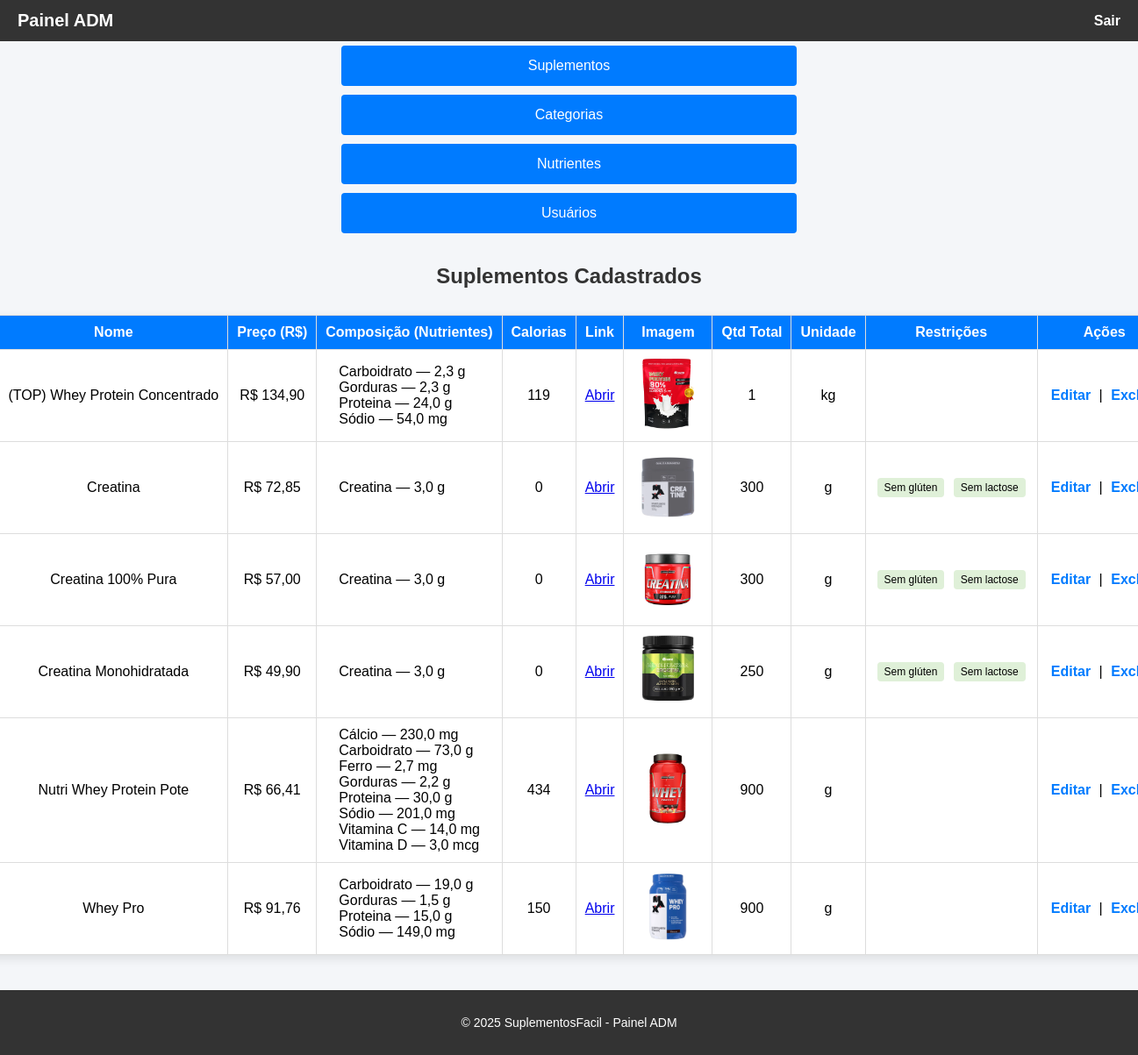
The page /index.php?controller=suplemento&action=listar (signed in) on the database its author committed.
### tables this page shows
CREATE TABLE `suplemento` (
  `id` int(11) NOT NULL,
  `nome` varchar(150) NOT NULL,
  `marca` varchar(120) DEFAULT NULL,
  `categoria_id` int(11) NOT NULL,
  `forma_apresentacao` varchar(50) NOT NULL,
  `quantidade_por_porcao` varchar(80) DEFAULT NULL,
  `quantidade_total` varchar(80) DEFAULT NULL,
  `calorias` varchar(60) DEFAULT NULL,
  `sabor` varchar(80) DEFAULT NULL,
  `preco` decimal(10,2) DEFAULT 0.00,
  `img` varchar(255) DEFAULT NULL,
  `link` varchar(255) DEFAULT NULL,
  `vegano` tinyint(1) NOT NULL DEFAULT 0,
  `gluten` tinyint(1) NOT NULL DEFAULT 0,
  `lactose` tinyint(1) NOT NULL DEFAULT 0,
  `quantidade_por_porcao_UM` varchar(7) NOT NULL,
  `quantidade_total_UM` varchar(7) NOT NULL
);

CREATE TABLE `suplemento_nutriente` (
  `suplemento_id` int(11) NOT NULL,
  `nutriente_id` int(11) NOT NULL,
  `unidade_medida` varchar(30) DEFAULT NULL,
  `quantidade` decimal(10,3) DEFAULT NULL
);

CREATE TABLE `nutriente` (
  `id` int(11) NOT NULL,
  `nome` varchar(150) NOT NULL,
  `tipo` varchar(100) DEFAULT NULL
);

### app/controllers/SuplementoController.php (called while the page is built, shortened)
<?php
require_once __DIR__ . '/../dao/SuplementoDAO.php';
require_once __DIR__ . '/../models/Suplemento.php';
require_once __DIR__ . '/../dao/SuplementoNutrienteDAO.php';
class SuplementoController
{
    private $dao;
    public function __construct()
    {
        $this->dao = new SuplementoDAO();
    }
    public function listar()
    {
        $lista = $this->dao->listarTodos();
        $snController = new SuplementosNutrientesController();
        foreach ($lista as $s) {
            $s->setNutrientes($snController->listarPorSuplemento($s->getId()));
        }
        require 'app/views/suplementos/listar.php';
    }
}

### config/banco.php (called while the page is built)
<?php
function getConnection() {
    try {
        $conexao = new PDO("mysql:host=localhost;dbname=suplementosfacil", "root", "");
        $conexao->setAttribute(PDO::ATTR_ERRMODE, PDO::ERRMODE_EXCEPTION);
        return $conexao;
    } catch (PDOException $e) {
        die("Erro: " . $e->getMessage());
    }
}
?>

### app/dao/SuplementoDAO.php (called while the page is built, shortened)
<?php
require_once __DIR__ . '/../../config/banco.php';
require_once __DIR__ . '/../models/Suplemento.php';
require_once __DIR__ . '/SuplementoNutrienteDAO.php';
class SuplementoDAO
{
    private $conexao;
    public function __construct()
    {
        $this->conexao = getConnection();
    }
    public function listarTodos(): array
    {
        $sql = "SELECT * FROM suplemento ORDER BY nome ASC";
        $stmt = $this->conexao->query($sql);
        $lista = [];
        while ($row = $stmt->fetch(PDO::FETCH_ASSOC)) {
            $s = new Suplemento();
            $s->setId((int)$row['id']);
            $s->setNome($row['nome']);
            $s->setQuantidadeTotal($row['quantidade_total']);
            $s->setQuantidadeTotalUM($row['quantidade_total_UM']);
            $s->setQuantidadePorPorcao($row['quantidade_por_porcao']);
            $s->setQuantidadePorPorcaoUM($row['quantidade_por_porcao_UM']);
            $s->setCalorias($row['calorias']);
            $s->setSabor($row['sabor']);
            $s->setCategoriaId((int)$row['categoria_id']);
            $s->setFormaApresentacao($row['forma_apresentacao']);
            $s->setPreco((float)$row['preco']);
            $s->setImg($row['img']);
            $s->setMarca($row['marca']);
            $s->setLink($row['link']);
            $s->setVegano((bool)$row['vegano']);
            $s->setGluten((bool)$row['gluten']);
            $s->setLactose((bool)$row['lactose']);
            $lista[] = $s;
        }
        return $lista;
    }
}

### app/models/Suplemento.php (called while the page is built, shortened)
<?php
class Suplemento
{
    private int $id;
    private string $nome;
    private int $quantidadeTotal;
    private string $quantidadeTotalUM;
    private String $calorias;
    private float $preco;
    private ?string $img;
    private ?string $link = null;
    private bool $gluten = false;
    private bool $lactose = false;
    private $nutrientes = [];
    public function setNutrientes(array $nutrientes) {
        $this->nutrientes = $nutrientes;
    }
    public function getNutrientes(): array {
        return $this->nutrientes;
    }
    public function getId()
    {
        return $this->id;
    }
    public function setId(int $id)
    {
        $this->id = $id;
    }
    public function getNome()
    {
        return $this->nome;
    }
    public function setNome(string $nome)
    {
        $this->nome = $nome;
    }
    public function getquantidadeTotal()
    {
        return $this->quantidadeTotal;
    }
    public function setquantidadeTotal(int $qtd)
    {
        $this->quantidadeTotal = $qtd;
    }
    public function getquantidadeTotalUM()
    {
        return $this->quantidadeTotalUM;
    }
    public function setquantidadeTotalUM(string $um)
    {
        $this->quantidadeTotalUM = $um;
    }
    public function getcalorias()
    {
        return $this->calorias;
    }
    public function setcalorias(string $calorias)
    {
        $this->calorias = $calorias;
    }
    public function getPreco()
    {
        return $this->preco;
    }
    public function setPreco(float $preco)
    {
        $this->preco = $preco;
    }
    public function getImg()
    {
        return $this->img;
    }
    public function setImg(?string $img)
    {
        $this->img = $img;
    }
    public function isGluten(): bool
    {
        return $this->gluten;
    }
    public function setGluten(bool $g): void
    {
        $this->gluten = $g;
    }
    public function isLactose(): bool
    {
        return $this->lactose;
    }
    public function setLactose(bool $l): void
    {
        $this->lactose = $l;
    }
    public function getLink()
    {
        return $this->link;
    }
    public function setLink(?string $link)
    {
        $this->link = $link;
    }
}

### app/dao/SuplementoNutrienteDAO.php (called while the page is built, shortened)
<?php
require_once __DIR__ . '/../../config/banco.php';
class SuplementoNutrienteDAO
{
    private $conexao;
    public function __construct() {
        $this->conexao = getConnection();
    }
   public function buscarNutrientesPorSuplemento(int $supId): array
{
    $sql = "
      SELECT n.id as nutriente_id,
                   n.nome as nutriente_nome,
                   sn.quantidade,
                   sn.unidade_medida
            FROM suplemento_nutriente sn
            JOIN nutriente n ON n.id = sn.nutriente_id
            WHERE sn.suplemento_id = ?";
    $stmt = $this->conexao->prepare($sql);
    $stmt->execute([$supId]);
    return $stmt->fetchAll(PDO::FETCH_ASSOC);
}
}

### app/controllers/SuplementosNutrientesController.php (called while the page is built)
<?php
require_once __DIR__ . '/../dao/SuplementoNutrienteDAO.php';
class SuplementosNutrientesController {
    private $suplementoNutrienteDao;
    public function __construct() {
        $this->suplementoNutrienteDao = new SuplementoNutrienteDAO();
    }
    public function listarPorSuplemento($suplementoId) {
        return $this->suplementoNutrienteDao->buscarNutrientesPorSuplemento($suplementoId);
    }
}

### app/views/suplementos/listar.php (the view, shortened to what this page needs)
<!DOCTYPE html>
<html lang="pt-br">
<head>
  <link rel="stylesheet" href="public/css/suplemento/listar.css">
</head>
<body>
  <header>
    <nav class="navbar">
      <div class="logo">Painel ADM</div>
      <div class="logout">
        <a href="index.php?controller=usuario&action=logout">Sair</a>
      </div>
    </nav>
  </header>
  <main>
    <div class="container">
      <button class="buttons" aria-expanded="false" aria-controls="panel-suplementos">Suplementos</button>
      <button class="buttons" aria-expanded="false" aria-controls="panel-categorias">Categorias</button>
      <button class="buttons" aria-expanded="false" aria-controls="panel-nutrientes">Nutrientes</button>
      <button class="buttons" aria-expanded="false" aria-controls="panel-usuarios">Usuários</button>
    </div>
    <section>
      <h1>Suplementos Cadastrados</h1>
      <div class="container">
        <table>
          <thead>
            <tr>
              <th>Nome</th>
              <th>Preço (R$)</th>
              <th>Composição (Nutrientes)</th>
              <th>Calorias</th>
              <th>Link</th>
              <th>Imagem</th>
              <th>Qtd Total</th>
              <th>Unidade</th>
              <th>Restrições</th>
              <th>Ações</th>
            </tr>
          </thead>
          <tbody>
            <?php foreach ($lista as $s): ?>
              <tr>
                <td><?= htmlspecialchars($s->getNome()) ?></td>
                <td>R$ <?= number_format($s->getPreco(), 2, ',', '.') ?></td>
                <td>
                  <?php if (!empty($s->getNutrientes())): ?>
                    <ul>
                      <?php foreach ($s->getNutrientes() as $n): ?>
                        <li><?= htmlspecialchars($n['nutriente_nome']) ?> —
                          <?= number_format((float)$n['quantidade'], 1, ',', '.') ?>
                          <?= htmlspecialchars($n['unidade_medida']) ?>
                        </li>
                      <?php endforeach; ?>
                    </ul>
                  <?php else: ?>
                    <em>Sem nutrientes cadastrados</em>
                  <?php endif; ?>
                </td>
                <td><?= htmlspecialchars($s->getCalorias()) ?></td>
                <td>
                  <?php $url = $s->getLink(); ?>
                  <?php if (!empty($url)): ?>
                    <a href="<?=$url ?>" target="_blank" rel="noopener">Abrir</a>
                  <?php else: ?>
                    <em>—</em>
                  <?php endif; ?>
                </td>
                <td>
                  <?php if ($s->getImg()): ?>
                    <img src="<?= htmlspecialchars($s->getImg()) ?>" alt="Foto do suplemento <?= htmlspecialchars($s->getNome()) ?>" style="max-width:80px; max-height:80px; border-radius:4px;">
                  <?php else: ?>
                    <em>Sem imagem</em>
                  <?php endif; ?>
                </td>
                <td><?= htmlspecialchars($s->getQuantidadeTotal()) ?></td>
                <td><?= htmlspecialchars($s->getQuantidadeTotalUM()) ?></td>
                <td class="restricoes">
                  <?php if ($s->isGluten()): ?><span>Sem glúten</span><?php endif; ?>
                  <?php if ($s->isLactose()): ?><span>Sem lactose</span><?php endif; ?>
                </td>
                <td class="table-actions">
                  <a href="index.php?controller=suplemento&action=editarForm&id=<?= $s->getId() ?>"> Editar</a> |
                  <a href="index.php?controller=suplemento&action=deletar&id=<?= $s->getId() ?>" onclick="return confirm('Confirma exclusão?')"> Excluir</a>
                </td>
              </tr>
            <?php endforeach; ?>
          </tbody>
        </table>
      </div>
    </section>
  </main>
  <footer>
    <p>&copy; 2025 SuplementosFacil - Painel ADM</p>
  </footer>
</body>
</html>

### public/css/suplemento/listar.css (style rules this page uses)
body { font-family: Arial, sans-serif; margin: 0; padding: 0; background: #f4f6f9; }
header nav.navbar { background: #333; color: #fff; padding: 12px 20px; display: flex; justify-content: space-between; align-items: center; }
.navbar .logo { font-size: 20px; font-weight: bold; }
.navbar .logout a { color: #fff; text-decoration: none; font-weight: bold; }
h1 { margin: 30px 20px; color: #333; text-align: center; }
table { border-collapse: collapse; width: 85%; margin: 0 20px 40px; background: #fff; border-radius: 8px; overflow: hidden; box-shadow: 0 4px 12px rgba(0, 0, 0, 0.1); overflow-x: auto; white-space: nowrap; }
thead { background: #007bff; color: #fff; }
th, td { border: 1px solid #ddd; padding: 10px; text-align: center; vertical-align: middle; }
ul { margin: 0; padding-left: 15px; text-align: left; list-style-type: none; }
.restricoes span { display: inline-block; margin: 3px; background: #dff0d8; padding: 4px 8px; border-radius: 4px; font-size: 12px; }
.table-actions a { margin: 0 5px; text-decoration: none; font-weight: bold; color: #007bff; }
.container { display: flex; flex-direction: column; align-items: center; }
.buttons { background: #007bff; color: #fff; border: none; border-radius: 4px; font-size: 16px; margin: 5px; padding: 14px; width: 40%; transition: background 0.3s; }
footer { text-align: center; padding: 15px; background: #333; color: #fff; font-size: 14px; }

### rows shown on the page
suplemento: nome "(TOP) Whey Protein Concentrado", preco "134,90", calorias "119", img (picture), quantidade_total "1", quantidade_total_UM "kg"
suplemento_nutriente: nutriente.nome "Carboidrato", quantidade "2,3", unidade_medida "g"
suplemento_nutriente: nutriente.nome "Gorduras", quantidade "2,3", unidade_medida "g"
suplemento_nutriente: nutriente.nome "Proteina", quantidade "24,0", unidade_medida "g"
suplemento_nutriente: nutriente.nome "Sódio", quantidade "54,0", unidade_medida "mg"
suplemento: nome "Creatina", preco "72,85", calorias "0", img (picture), quantidade_total "300", quantidade_total_UM "g", gluten "Sem glúten", lactose "Sem lactose"
suplemento_nutriente: nutriente.nome "Creatina", quantidade "3,0", unidade_medida "g"
suplemento: nome "Creatina 100% Pura", preco "57,00", calorias "0", img (picture), quantidade_total "300", quantidade_total_UM "g", gluten "Sem glúten", lactose "Sem lactose"
suplemento: nome "Creatina Monohidratada", preco "49,90", calorias "0", img (picture), quantidade_total "250", quantidade_total_UM "g", gluten "Sem glúten", lactose "Sem lactose"
suplemento: nome "Nutri Whey Protein Pote", preco "66,41", calorias "434", img (picture), quantidade_total "900", quantidade_total_UM "g"
suplemento_nutriente: nutriente.nome "Cálcio", quantidade "230,0", unidade_medida "mg"
suplemento_nutriente: nutriente.nome "Carboidrato", quantidade "73,0", unidade_medida "g"
suplemento_nutriente: nutriente.nome "Ferro", quantidade "2,7", unidade_medida "mg"
suplemento_nutriente: nutriente.nome "Gorduras", quantidade "2,2", unidade_medida "g"
suplemento_nutriente: nutriente.nome "Proteina", quantidade "30,0", unidade_medida "g"
suplemento_nutriente: nutriente.nome "Sódio", quantidade "201,0", unidade_medida "mg"
suplemento_nutriente: nutriente.nome "Vitamina C", quantidade "14,0", unidade_medida "mg"
suplemento_nutriente: nutriente.nome "Vitamina D", quantidade "3,0", unidade_medida "mcg"
suplemento: nome "Whey Pro", preco "91,76", calorias "150", img (picture), quantidade_total "900", quantidade_total_UM "g"
suplemento_nutriente: nutriente.nome "Carboidrato", quantidade "19,0", unidade_medida "g"
suplemento_nutriente: nutriente.nome "Gorduras", quantidade "1,5", unidade_medida "g"
suplemento_nutriente: nutriente.nome "Proteina", quantidade "15,0", unidade_medida "g"
suplemento_nutriente: nutriente.nome "Sódio", quantidade "149,0", unidade_medida "mg"
